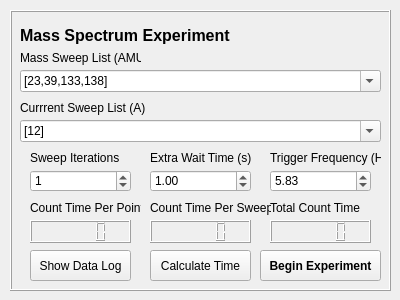
<?xml version="1.0" encoding="UTF-8"?>
<ui version="4.0">
 <class>Form</class>
 <widget class="QWidget" name="Form">
  <property name="geometry">
   <rect>
    <x>0</x>
    <y>0</y>
    <width>400</width>
    <height>300</height>
   </rect>
  </property>
  <property name="windowTitle">
   <string>Form</string>
  </property>
  <widget class="QFrame" name="frame">
   <property name="geometry">
    <rect>
     <x>10</x>
     <y>10</y>
     <width>381</width>
     <height>281</height>
    </rect>
   </property>
   <property name="toolTip">
    <string/>
   </property>
   <property name="frameShape">
    <enum>QFrame::Box</enum>
   </property>
   <property name="frameShadow">
    <enum>QFrame::Raised</enum>
   </property>
   <widget class="QLabel" name="label">
    <property name="geometry">
     <rect>
      <x>10</x>
      <y>10</y>
      <width>261</width>
      <height>31</height>
     </rect>
    </property>
    <property name="font">
     <font>
      <pointsize>12</pointsize>
      <weight>75</weight>
      <bold>true</bold>
     </font>
    </property>
    <property name="toolTip">
     <string>&lt;html&gt;&lt;head/&gt;&lt;body&gt;&lt;p&gt;The Mass Spectrum Experiment takes a mass spectrum of the ions emitted by the ion&lt;/p&gt;&lt;p&gt;source using the RGA as a detector, the Scalar as a counter, and a power supply as the&lt;/p&gt;&lt;p&gt;power source for heating the ion source (a platinum filament).&lt;/p&gt;&lt;p&gt;&lt;br/&gt;&lt;/p&gt;&lt;p&gt;The data collected are of the following format:&lt;/p&gt;&lt;p&gt;[[Mass, Counts, Day, Hour, Minute, Second, Power Supply Voltage, Power Supply Current]]&lt;/p&gt;&lt;p&gt;&lt;br/&gt;&lt;/p&gt;&lt;p&gt;Sweeping through a list of masses allows a mass spectrum to be created.&lt;/p&gt;&lt;p&gt;Sweeping through a list of masses over multiple iterations allows the spectrum's time&lt;/p&gt;&lt;p&gt;dependence to be observed.&lt;/p&gt;&lt;/body&gt;&lt;/html&gt;</string>
    </property>
    <property name="text">
     <string>Mass Spectrum Experiment</string>
    </property>
   </widget>
   <widget class="QLCDNumber" name="ms_count_time_per_point_lcd">
    <property name="geometry">
     <rect>
      <x>20</x>
      <y>210</y>
      <width>101</width>
      <height>23</height>
     </rect>
    </property>
    <property name="toolTip">
     <string>&lt;html&gt;&lt;head/&gt;&lt;body&gt;&lt;p&gt;Time it takes to take counts for one mass&lt;/p&gt;&lt;p&gt;(=records_per_scan/trigger_frequency+wait_time)&lt;/p&gt;&lt;/body&gt;&lt;/html&gt;</string>
    </property>
   </widget>
   <widget class="QSpinBox" name="ms_iterations_spinbox">
    <property name="geometry">
     <rect>
      <x>20</x>
      <y>160</y>
      <width>101</width>
      <height>22</height>
     </rect>
    </property>
    <property name="value">
     <number>1</number>
    </property>
   </widget>
   <widget class="QLabel" name="label_19">
    <property name="geometry">
     <rect>
      <x>140</x>
      <y>140</y>
      <width>101</width>
      <height>16</height>
     </rect>
    </property>
    <property name="text">
     <string>Extra Wait Time (s)</string>
    </property>
   </widget>
   <widget class="QLabel" name="label_20">
    <property name="geometry">
     <rect>
      <x>260</x>
      <y>190</y>
      <width>91</width>
      <height>16</height>
     </rect>
    </property>
    <property name="text">
     <string>Total Count Time</string>
    </property>
   </widget>
   <widget class="QLabel" name="label_17">
    <property name="geometry">
     <rect>
      <x>260</x>
      <y>140</y>
      <width>111</width>
      <height>16</height>
     </rect>
    </property>
    <property name="text">
     <string>Trigger Frequency (Hz)</string>
    </property>
   </widget>
   <widget class="QComboBox" name="ms_mass_sweep_select">
    <property name="geometry">
     <rect>
      <x>10</x>
      <y>60</y>
      <width>361</width>
      <height>22</height>
     </rect>
    </property>
    <property name="editable">
     <bool>true</bool>
    </property>
    <item>
     <property name="text">
      <string>[23,39,133,138]</string>
     </property>
    </item>
    <item>
     <property name="text">
      <string>[130,131,132,133,134,135,136,137,138,139,140]</string>
     </property>
    </item>
    <item>
     <property name="text">
      <string>[130,130.5,131,131,5,132,132.5,133,133.5,134,134.5,135,135.5,136,136.5,137,137.5,138,138.5,139,139.5,140]</string>
     </property>
    </item>
   </widget>
   <widget class="QLabel" name="label_18">
    <property name="geometry">
     <rect>
      <x>20</x>
      <y>190</y>
      <width>111</width>
      <height>16</height>
     </rect>
    </property>
    <property name="text">
     <string>Count Time Per Point</string>
    </property>
   </widget>
   <widget class="QPushButton" name="ms_begin_experiment_button">
    <property name="geometry">
     <rect>
      <x>250</x>
      <y>240</y>
      <width>121</width>
      <height>31</height>
     </rect>
    </property>
    <property name="font">
     <font>
      <weight>75</weight>
      <bold>true</bold>
     </font>
    </property>
    <property name="toolTip">
     <string>&lt;html&gt;&lt;head/&gt;&lt;body&gt;&lt;p&gt;Begin Mass Spectrum Experiment&lt;/p&gt;&lt;/body&gt;&lt;/html&gt;</string>
    </property>
    <property name="text">
     <string>Begin Experiment</string>
    </property>
    <property name="checkable">
     <bool>true</bool>
    </property>
   </widget>
   <widget class="QPushButton" name="ms_calculate_time_button">
    <property name="geometry">
     <rect>
      <x>140</x>
      <y>240</y>
      <width>101</width>
      <height>31</height>
     </rect>
    </property>
    <property name="toolTip">
     <string>&lt;html&gt;&lt;head/&gt;&lt;body&gt;&lt;p&gt;Calculates the time values and displays them above&lt;/p&gt;&lt;/body&gt;&lt;/html&gt;</string>
    </property>
    <property name="text">
     <string>Calculate Time</string>
    </property>
   </widget>
   <widget class="QDoubleSpinBox" name="ms_wait_time_spinbox">
    <property name="geometry">
     <rect>
      <x>140</x>
      <y>160</y>
      <width>101</width>
      <height>22</height>
     </rect>
    </property>
    <property name="maximum">
     <double>5.000000000000000</double>
    </property>
    <property name="singleStep">
     <double>0.100000000000000</double>
    </property>
    <property name="value">
     <double>1.000000000000000</double>
    </property>
   </widget>
   <widget class="QLCDNumber" name="ms_total_count_time_lcd">
    <property name="geometry">
     <rect>
      <x>260</x>
      <y>210</y>
      <width>101</width>
      <height>23</height>
     </rect>
    </property>
    <property name="toolTip">
     <string>&lt;html&gt;&lt;head/&gt;&lt;body&gt;&lt;p&gt;Total time to complete data run&lt;/p&gt;&lt;p&gt;(=iterations*count_time_per_sweep)&lt;/p&gt;&lt;/body&gt;&lt;/html&gt;</string>
    </property>
   </widget>
   <widget class="QLabel" name="label_15">
    <property name="geometry">
     <rect>
      <x>10</x>
      <y>40</y>
      <width>121</width>
      <height>16</height>
     </rect>
    </property>
    <property name="text">
     <string>Mass Sweep List (AMU)</string>
    </property>
   </widget>
   <widget class="QLabel" name="label_21">
    <property name="geometry">
     <rect>
      <x>20</x>
      <y>140</y>
      <width>91</width>
      <height>16</height>
     </rect>
    </property>
    <property name="text">
     <string>Sweep Iterations</string>
    </property>
   </widget>
   <widget class="QDoubleSpinBox" name="ms_trigger_frequency_spinbox">
    <property name="geometry">
     <rect>
      <x>260</x>
      <y>160</y>
      <width>101</width>
      <height>22</height>
     </rect>
    </property>
    <property name="toolTip">
     <string>The pulse frequency of the trigger input</string>
    </property>
    <property name="singleStep">
     <double>0.010000000000000</double>
    </property>
    <property name="value">
     <double>5.830000000000000</double>
    </property>
   </widget>
   <widget class="QLCDNumber" name="ms_count_time_per_sweep_lcd">
    <property name="geometry">
     <rect>
      <x>140</x>
      <y>210</y>
      <width>101</width>
      <height>23</height>
     </rect>
    </property>
    <property name="toolTip">
     <string>&lt;html&gt;&lt;head/&gt;&lt;body&gt;&lt;p&gt;Time it takes to sweep through the mass list&lt;/p&gt;&lt;p&gt;(=len(mass_sweep_list)*count_time_per_point)&lt;/p&gt;&lt;/body&gt;&lt;/html&gt;</string>
    </property>
   </widget>
   <widget class="QLabel" name="label_22">
    <property name="geometry">
     <rect>
      <x>140</x>
      <y>190</y>
      <width>121</width>
      <height>16</height>
     </rect>
    </property>
    <property name="text">
     <string>Count Time Per Sweep</string>
    </property>
   </widget>
   <widget class="QComboBox" name="ms_current_sweep_select">
    <property name="geometry">
     <rect>
      <x>10</x>
      <y>110</y>
      <width>361</width>
      <height>22</height>
     </rect>
    </property>
    <property name="toolTip">
     <string>List of current values to sweep over (or single value for a constant current)</string>
    </property>
    <property name="editable">
     <bool>true</bool>
    </property>
    <item>
     <property name="text">
      <string>[12]</string>
     </property>
    </item>
    <item>
     <property name="text">
      <string>[10,10.25,10.50,10.75,11,11.25,11.50,11.75,12.00,12.25,12.50,12.75,13,13.25,13.50]</string>
     </property>
    </item>
   </widget>
   <widget class="QLabel" name="label_2">
    <property name="geometry">
     <rect>
      <x>10</x>
      <y>90</y>
      <width>151</width>
      <height>16</height>
     </rect>
    </property>
    <property name="text">
     <string>Currrent Sweep List (A)</string>
    </property>
   </widget>
   <widget class="QPushButton" name="ms_show_data_log_button">
    <property name="geometry">
     <rect>
      <x>20</x>
      <y>240</y>
      <width>101</width>
      <height>31</height>
     </rect>
    </property>
    <property name="text">
     <string>Show Data Log</string>
    </property>
   </widget>
  </widget>
 </widget>
 <resources/>
 <connections/>
</ui>
